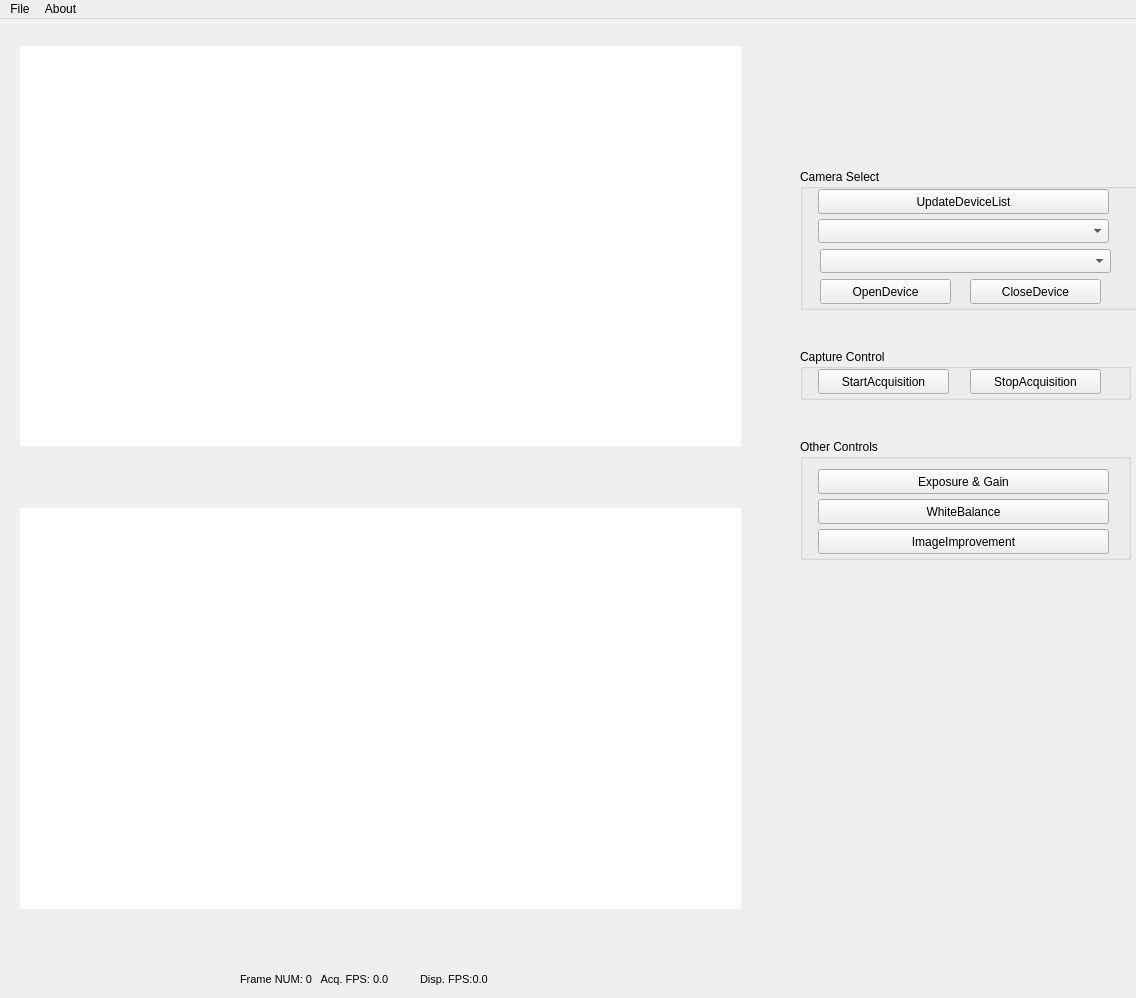
<?xml version="1.0" encoding="UTF-8"?>
<ui version="4.0">
 <class>CGxViewer</class>
 <widget class="QMainWindow" name="CGxViewer">
  <property name="windowModality">
   <enum>Qt::WindowModal</enum>
  </property>
  <property name="enabled">
   <bool>true</bool>
  </property>
  <property name="geometry">
   <rect>
    <x>0</x>
    <y>0</y>
    <width>1136</width>
    <height>998</height>
   </rect>
  </property>
  <property name="sizePolicy">
   <sizepolicy hsizetype="Fixed" vsizetype="Fixed">
    <horstretch>0</horstretch>
    <verstretch>0</verstretch>
   </sizepolicy>
  </property>
  <property name="maximumSize">
   <size>
    <width>1920</width>
    <height>1080</height>
   </size>
  </property>
  <property name="focusPolicy">
   <enum>Qt::NoFocus</enum>
  </property>
  <property name="windowTitle">
   <string>GxViewer</string>
  </property>
  <property name="toolTip">
   <string/>
  </property>
  <property name="animated">
   <bool>true</bool>
  </property>
  <widget class="QWidget" name="centralWidget">
   <widget class="QLabel" name="ImageLabel">
    <property name="geometry">
     <rect>
      <x>20</x>
      <y>27</y>
      <width>721</width>
      <height>400</height>
     </rect>
    </property>
    <property name="palette">
     <palette>
      <active>
       <colorrole role="WindowText">
        <brush brushstyle="SolidPattern">
         <color alpha="255">
          <red>0</red>
          <green>0</green>
          <blue>0</blue>
         </color>
        </brush>
       </colorrole>
       <colorrole role="Button">
        <brush brushstyle="SolidPattern">
         <color alpha="255">
          <red>255</red>
          <green>255</green>
          <blue>255</blue>
         </color>
        </brush>
       </colorrole>
       <colorrole role="Light">
        <brush brushstyle="SolidPattern">
         <color alpha="255">
          <red>255</red>
          <green>255</green>
          <blue>255</blue>
         </color>
        </brush>
       </colorrole>
       <colorrole role="Midlight">
        <brush brushstyle="SolidPattern">
         <color alpha="255">
          <red>255</red>
          <green>255</green>
          <blue>255</blue>
         </color>
        </brush>
       </colorrole>
       <colorrole role="Dark">
        <brush brushstyle="SolidPattern">
         <color alpha="255">
          <red>127</red>
          <green>127</green>
          <blue>127</blue>
         </color>
        </brush>
       </colorrole>
       <colorrole role="Mid">
        <brush brushstyle="SolidPattern">
         <color alpha="255">
          <red>170</red>
          <green>170</green>
          <blue>170</blue>
         </color>
        </brush>
       </colorrole>
       <colorrole role="Text">
        <brush brushstyle="SolidPattern">
         <color alpha="255">
          <red>0</red>
          <green>0</green>
          <blue>0</blue>
         </color>
        </brush>
       </colorrole>
       <colorrole role="BrightText">
        <brush brushstyle="SolidPattern">
         <color alpha="255">
          <red>255</red>
          <green>255</green>
          <blue>255</blue>
         </color>
        </brush>
       </colorrole>
       <colorrole role="ButtonText">
        <brush brushstyle="SolidPattern">
         <color alpha="255">
          <red>0</red>
          <green>0</green>
          <blue>0</blue>
         </color>
        </brush>
       </colorrole>
       <colorrole role="Base">
        <brush brushstyle="SolidPattern">
         <color alpha="255">
          <red>255</red>
          <green>255</green>
          <blue>255</blue>
         </color>
        </brush>
       </colorrole>
       <colorrole role="Window">
        <brush brushstyle="SolidPattern">
         <color alpha="255">
          <red>255</red>
          <green>255</green>
          <blue>255</blue>
         </color>
        </brush>
       </colorrole>
       <colorrole role="Shadow">
        <brush brushstyle="SolidPattern">
         <color alpha="255">
          <red>0</red>
          <green>0</green>
          <blue>0</blue>
         </color>
        </brush>
       </colorrole>
       <colorrole role="AlternateBase">
        <brush brushstyle="SolidPattern">
         <color alpha="255">
          <red>255</red>
          <green>255</green>
          <blue>255</blue>
         </color>
        </brush>
       </colorrole>
       <colorrole role="ToolTipBase">
        <brush brushstyle="SolidPattern">
         <color alpha="255">
          <red>255</red>
          <green>255</green>
          <blue>220</blue>
         </color>
        </brush>
       </colorrole>
       <colorrole role="ToolTipText">
        <brush brushstyle="SolidPattern">
         <color alpha="255">
          <red>0</red>
          <green>0</green>
          <blue>0</blue>
         </color>
        </brush>
       </colorrole>
      </active>
      <inactive>
       <colorrole role="WindowText">
        <brush brushstyle="SolidPattern">
         <color alpha="255">
          <red>0</red>
          <green>0</green>
          <blue>0</blue>
         </color>
        </brush>
       </colorrole>
       <colorrole role="Button">
        <brush brushstyle="SolidPattern">
         <color alpha="255">
          <red>255</red>
          <green>255</green>
          <blue>255</blue>
         </color>
        </brush>
       </colorrole>
       <colorrole role="Light">
        <brush brushstyle="SolidPattern">
         <color alpha="255">
          <red>255</red>
          <green>255</green>
          <blue>255</blue>
         </color>
        </brush>
       </colorrole>
       <colorrole role="Midlight">
        <brush brushstyle="SolidPattern">
         <color alpha="255">
          <red>255</red>
          <green>255</green>
          <blue>255</blue>
         </color>
        </brush>
       </colorrole>
       <colorrole role="Dark">
        <brush brushstyle="SolidPattern">
         <color alpha="255">
          <red>127</red>
          <green>127</green>
          <blue>127</blue>
         </color>
        </brush>
       </colorrole>
       <colorrole role="Mid">
        <brush brushstyle="SolidPattern">
         <color alpha="255">
          <red>170</red>
          <green>170</green>
          <blue>170</blue>
         </color>
        </brush>
       </colorrole>
       <colorrole role="Text">
        <brush brushstyle="SolidPattern">
         <color alpha="255">
          <red>0</red>
          <green>0</green>
          <blue>0</blue>
         </color>
        </brush>
       </colorrole>
       <colorrole role="BrightText">
        <brush brushstyle="SolidPattern">
         <color alpha="255">
          <red>255</red>
          <green>255</green>
          <blue>255</blue>
         </color>
        </brush>
       </colorrole>
       <colorrole role="ButtonText">
        <brush brushstyle="SolidPattern">
         <color alpha="255">
          <red>0</red>
          <green>0</green>
          <blue>0</blue>
         </color>
        </brush>
       </colorrole>
       <colorrole role="Base">
        <brush brushstyle="SolidPattern">
         <color alpha="255">
          <red>255</red>
          <green>255</green>
          <blue>255</blue>
         </color>
        </brush>
       </colorrole>
       <colorrole role="Window">
        <brush brushstyle="SolidPattern">
         <color alpha="255">
          <red>255</red>
          <green>255</green>
          <blue>255</blue>
         </color>
        </brush>
       </colorrole>
       <colorrole role="Shadow">
        <brush brushstyle="SolidPattern">
         <color alpha="255">
          <red>0</red>
          <green>0</green>
          <blue>0</blue>
         </color>
        </brush>
       </colorrole>
       <colorrole role="AlternateBase">
        <brush brushstyle="SolidPattern">
         <color alpha="255">
          <red>255</red>
          <green>255</green>
          <blue>255</blue>
         </color>
        </brush>
       </colorrole>
       <colorrole role="ToolTipBase">
        <brush brushstyle="SolidPattern">
         <color alpha="255">
          <red>255</red>
          <green>255</green>
          <blue>220</blue>
         </color>
        </brush>
       </colorrole>
       <colorrole role="ToolTipText">
        <brush brushstyle="SolidPattern">
         <color alpha="255">
          <red>0</red>
          <green>0</green>
          <blue>0</blue>
         </color>
        </brush>
       </colorrole>
      </inactive>
      <disabled>
       <colorrole role="WindowText">
        <brush brushstyle="SolidPattern">
         <color alpha="255">
          <red>127</red>
          <green>127</green>
          <blue>127</blue>
         </color>
        </brush>
       </colorrole>
       <colorrole role="Button">
        <brush brushstyle="SolidPattern">
         <color alpha="255">
          <red>255</red>
          <green>255</green>
          <blue>255</blue>
         </color>
        </brush>
       </colorrole>
       <colorrole role="Light">
        <brush brushstyle="SolidPattern">
         <color alpha="255">
          <red>255</red>
          <green>255</green>
          <blue>255</blue>
         </color>
        </brush>
       </colorrole>
       <colorrole role="Midlight">
        <brush brushstyle="SolidPattern">
         <color alpha="255">
          <red>255</red>
          <green>255</green>
          <blue>255</blue>
         </color>
        </brush>
       </colorrole>
       <colorrole role="Dark">
        <brush brushstyle="SolidPattern">
         <color alpha="255">
          <red>127</red>
          <green>127</green>
          <blue>127</blue>
         </color>
        </brush>
       </colorrole>
       <colorrole role="Mid">
        <brush brushstyle="SolidPattern">
         <color alpha="255">
          <red>170</red>
          <green>170</green>
          <blue>170</blue>
         </color>
        </brush>
       </colorrole>
       <colorrole role="Text">
        <brush brushstyle="SolidPattern">
         <color alpha="255">
          <red>127</red>
          <green>127</green>
          <blue>127</blue>
         </color>
        </brush>
       </colorrole>
       <colorrole role="BrightText">
        <brush brushstyle="SolidPattern">
         <color alpha="255">
          <red>255</red>
          <green>255</green>
          <blue>255</blue>
         </color>
        </brush>
       </colorrole>
       <colorrole role="ButtonText">
        <brush brushstyle="SolidPattern">
         <color alpha="255">
          <red>127</red>
          <green>127</green>
          <blue>127</blue>
         </color>
        </brush>
       </colorrole>
       <colorrole role="Base">
        <brush brushstyle="SolidPattern">
         <color alpha="255">
          <red>255</red>
          <green>255</green>
          <blue>255</blue>
         </color>
        </brush>
       </colorrole>
       <colorrole role="Window">
        <brush brushstyle="SolidPattern">
         <color alpha="255">
          <red>255</red>
          <green>255</green>
          <blue>255</blue>
         </color>
        </brush>
       </colorrole>
       <colorrole role="Shadow">
        <brush brushstyle="SolidPattern">
         <color alpha="255">
          <red>0</red>
          <green>0</green>
          <blue>0</blue>
         </color>
        </brush>
       </colorrole>
       <colorrole role="AlternateBase">
        <brush brushstyle="SolidPattern">
         <color alpha="255">
          <red>255</red>
          <green>255</green>
          <blue>255</blue>
         </color>
        </brush>
       </colorrole>
       <colorrole role="ToolTipBase">
        <brush brushstyle="SolidPattern">
         <color alpha="255">
          <red>255</red>
          <green>255</green>
          <blue>220</blue>
         </color>
        </brush>
       </colorrole>
       <colorrole role="ToolTipText">
        <brush brushstyle="SolidPattern">
         <color alpha="255">
          <red>0</red>
          <green>0</green>
          <blue>0</blue>
         </color>
        </brush>
       </colorrole>
      </disabled>
     </palette>
    </property>
    <property name="styleSheet">
     <string notr="true">background-color: rgb(255, 255, 255);</string>
    </property>
    <property name="text">
     <string/>
    </property>
   </widget>
   <widget class="QLabel" name="VendorName">
    <property name="geometry">
     <rect>
      <x>20</x>
      <y>8</y>
      <width>170</width>
      <height>16</height>
     </rect>
    </property>
    <property name="font">
     <font>
      <pointsize>8</pointsize>
     </font>
    </property>
    <property name="text">
     <string>&lt;No Device Opened&gt;</string>
    </property>
   </widget>
   <widget class="QLabel" name="AcqFrameRateLabel">
    <property name="geometry">
     <rect>
      <x>240</x>
      <y>950</y>
      <width>211</width>
      <height>20</height>
     </rect>
    </property>
    <property name="font">
     <font>
      <pointsize>8</pointsize>
     </font>
    </property>
    <property name="text">
     <string>Frame NUM: 0   Acq. FPS: 0.0      </string>
    </property>
   </widget>
   <widget class="QGroupBox" name="Camera_Select">
    <property name="geometry">
     <rect>
      <x>800</x>
      <y>150</y>
      <width>341</width>
      <height>141</height>
     </rect>
    </property>
    <property name="title">
     <string>Camera Select</string>
    </property>
    <widget class="QPushButton" name="UpdateDeviceList">
     <property name="geometry">
      <rect>
       <x>18</x>
       <y>20</y>
       <width>291</width>
       <height>25</height>
      </rect>
     </property>
     <property name="text">
      <string>UpdateDeviceList</string>
     </property>
    </widget>
    <widget class="QComboBox" name="DeviceList">
     <property name="geometry">
      <rect>
       <x>18</x>
       <y>50</y>
       <width>291</width>
       <height>24</height>
      </rect>
     </property>
     <property name="mouseTracking">
      <bool>false</bool>
     </property>
     <property name="currentText">
      <string/>
     </property>
    </widget>
    <widget class="QPushButton" name="OpenDevice">
     <property name="geometry">
      <rect>
       <x>20</x>
       <y>110</y>
       <width>131</width>
       <height>25</height>
      </rect>
     </property>
     <property name="text">
      <string>OpenDevice</string>
     </property>
    </widget>
    <widget class="QPushButton" name="CloseDevice">
     <property name="geometry">
      <rect>
       <x>170</x>
       <y>110</y>
       <width>131</width>
       <height>25</height>
      </rect>
     </property>
     <property name="text">
      <string>CloseDevice</string>
     </property>
    </widget>
    <widget class="QComboBox" name="DeviceList_2">
     <property name="geometry">
      <rect>
       <x>20</x>
       <y>80</y>
       <width>291</width>
       <height>24</height>
      </rect>
     </property>
    </widget>
   </widget>
   <widget class="QGroupBox" name="Capture_Control">
    <property name="enabled">
     <bool>true</bool>
    </property>
    <property name="geometry">
     <rect>
      <x>800</x>
      <y>330</y>
      <width>331</width>
      <height>51</height>
     </rect>
    </property>
    <property name="title">
     <string>Capture Control</string>
    </property>
    <widget class="QPushButton" name="StartAcquisition">
     <property name="geometry">
      <rect>
       <x>18</x>
       <y>20</y>
       <width>131</width>
       <height>25</height>
      </rect>
     </property>
     <property name="text">
      <string>StartAcquisition</string>
     </property>
    </widget>
    <widget class="QPushButton" name="StopAcquisition">
     <property name="geometry">
      <rect>
       <x>170</x>
       <y>20</y>
       <width>131</width>
       <height>25</height>
      </rect>
     </property>
     <property name="text">
      <string>StopAcquisition</string>
     </property>
    </widget>
   </widget>
   <widget class="QGroupBox" name="Other_Control">
    <property name="geometry">
     <rect>
      <x>800</x>
      <y>420</y>
      <width>331</width>
      <height>121</height>
     </rect>
    </property>
    <property name="title">
     <string>Other Controls</string>
    </property>
    <widget class="QPushButton" name="ExposureGain">
     <property name="enabled">
      <bool>true</bool>
     </property>
     <property name="geometry">
      <rect>
       <x>18</x>
       <y>30</y>
       <width>291</width>
       <height>25</height>
      </rect>
     </property>
     <property name="text">
      <string>Exposure &amp;&amp; Gain</string>
     </property>
    </widget>
    <widget class="QPushButton" name="WhiteBalance">
     <property name="enabled">
      <bool>true</bool>
     </property>
     <property name="geometry">
      <rect>
       <x>18</x>
       <y>60</y>
       <width>291</width>
       <height>25</height>
      </rect>
     </property>
     <property name="text">
      <string>WhiteBalance</string>
     </property>
    </widget>
    <widget class="QPushButton" name="ImageImprovement">
     <property name="geometry">
      <rect>
       <x>18</x>
       <y>90</y>
       <width>291</width>
       <height>25</height>
      </rect>
     </property>
     <property name="text">
      <string>ImageImprovement</string>
     </property>
    </widget>
   </widget>
   <widget class="QLabel" name="ShowFrameRateLabel">
    <property name="geometry">
     <rect>
      <x>420</x>
      <y>950</y>
      <width>101</width>
      <height>20</height>
     </rect>
    </property>
    <property name="font">
     <font>
      <pointsize>8</pointsize>
     </font>
    </property>
    <property name="text">
     <string>Disp. FPS:0.0   </string>
    </property>
   </widget>
   <widget class="QLabel" name="ModelName">
    <property name="geometry">
     <rect>
      <x>200</x>
      <y>8</y>
      <width>160</width>
      <height>16</height>
     </rect>
    </property>
    <property name="font">
     <font>
      <pointsize>8</pointsize>
     </font>
    </property>
    <property name="text">
     <string/>
    </property>
   </widget>
   <widget class="QLabel" name="SerialNumber">
    <property name="geometry">
     <rect>
      <x>370</x>
      <y>8</y>
      <width>120</width>
      <height>16</height>
     </rect>
    </property>
    <property name="maximumSize">
     <size>
      <width>500</width>
      <height>16</height>
     </size>
    </property>
    <property name="font">
     <font>
      <pointsize>8</pointsize>
     </font>
    </property>
    <property name="text">
     <string/>
    </property>
   </widget>
   <widget class="QLabel" name="ImageLabel_2">
    <property name="geometry">
     <rect>
      <x>20</x>
      <y>489</y>
      <width>721</width>
      <height>401</height>
     </rect>
    </property>
    <property name="palette">
     <palette>
      <active>
       <colorrole role="WindowText">
        <brush brushstyle="SolidPattern">
         <color alpha="255">
          <red>0</red>
          <green>0</green>
          <blue>0</blue>
         </color>
        </brush>
       </colorrole>
       <colorrole role="Button">
        <brush brushstyle="SolidPattern">
         <color alpha="255">
          <red>255</red>
          <green>255</green>
          <blue>255</blue>
         </color>
        </brush>
       </colorrole>
       <colorrole role="Light">
        <brush brushstyle="SolidPattern">
         <color alpha="255">
          <red>255</red>
          <green>255</green>
          <blue>255</blue>
         </color>
        </brush>
       </colorrole>
       <colorrole role="Midlight">
        <brush brushstyle="SolidPattern">
         <color alpha="255">
          <red>255</red>
          <green>255</green>
          <blue>255</blue>
         </color>
        </brush>
       </colorrole>
       <colorrole role="Dark">
        <brush brushstyle="SolidPattern">
         <color alpha="255">
          <red>127</red>
          <green>127</green>
          <blue>127</blue>
         </color>
        </brush>
       </colorrole>
       <colorrole role="Mid">
        <brush brushstyle="SolidPattern">
         <color alpha="255">
          <red>170</red>
          <green>170</green>
          <blue>170</blue>
         </color>
        </brush>
       </colorrole>
       <colorrole role="Text">
        <brush brushstyle="SolidPattern">
         <color alpha="255">
          <red>0</red>
          <green>0</green>
          <blue>0</blue>
         </color>
        </brush>
       </colorrole>
       <colorrole role="BrightText">
        <brush brushstyle="SolidPattern">
         <color alpha="255">
          <red>255</red>
          <green>255</green>
          <blue>255</blue>
         </color>
        </brush>
       </colorrole>
       <colorrole role="ButtonText">
        <brush brushstyle="SolidPattern">
         <color alpha="255">
          <red>0</red>
          <green>0</green>
          <blue>0</blue>
         </color>
        </brush>
       </colorrole>
       <colorrole role="Base">
        <brush brushstyle="SolidPattern">
         <color alpha="255">
          <red>255</red>
          <green>255</green>
          <blue>255</blue>
         </color>
        </brush>
       </colorrole>
       <colorrole role="Window">
        <brush brushstyle="SolidPattern">
         <color alpha="255">
          <red>255</red>
          <green>255</green>
          <blue>255</blue>
         </color>
        </brush>
       </colorrole>
       <colorrole role="Shadow">
        <brush brushstyle="SolidPattern">
         <color alpha="255">
          <red>0</red>
          <green>0</green>
          <blue>0</blue>
         </color>
        </brush>
       </colorrole>
       <colorrole role="AlternateBase">
        <brush brushstyle="SolidPattern">
         <color alpha="255">
          <red>255</red>
          <green>255</green>
          <blue>255</blue>
         </color>
        </brush>
       </colorrole>
       <colorrole role="ToolTipBase">
        <brush brushstyle="SolidPattern">
         <color alpha="255">
          <red>255</red>
          <green>255</green>
          <blue>220</blue>
         </color>
        </brush>
       </colorrole>
       <colorrole role="ToolTipText">
        <brush brushstyle="SolidPattern">
         <color alpha="255">
          <red>0</red>
          <green>0</green>
          <blue>0</blue>
         </color>
        </brush>
       </colorrole>
      </active>
      <inactive>
       <colorrole role="WindowText">
        <brush brushstyle="SolidPattern">
         <color alpha="255">
          <red>0</red>
          <green>0</green>
          <blue>0</blue>
         </color>
        </brush>
       </colorrole>
       <colorrole role="Button">
        <brush brushstyle="SolidPattern">
         <color alpha="255">
          <red>255</red>
          <green>255</green>
          <blue>255</blue>
         </color>
        </brush>
       </colorrole>
       <colorrole role="Light">
        <brush brushstyle="SolidPattern">
         <color alpha="255">
          <red>255</red>
          <green>255</green>
          <blue>255</blue>
         </color>
        </brush>
       </colorrole>
       <colorrole role="Midlight">
        <brush brushstyle="SolidPattern">
         <color alpha="255">
          <red>255</red>
          <green>255</green>
          <blue>255</blue>
         </color>
        </brush>
       </colorrole>
       <colorrole role="Dark">
        <brush brushstyle="SolidPattern">
         <color alpha="255">
          <red>127</red>
          <green>127</green>
          <blue>127</blue>
         </color>
        </brush>
       </colorrole>
       <colorrole role="Mid">
        <brush brushstyle="SolidPattern">
         <color alpha="255">
          <red>170</red>
          <green>170</green>
          <blue>170</blue>
         </color>
        </brush>
       </colorrole>
       <colorrole role="Text">
        <brush brushstyle="SolidPattern">
         <color alpha="255">
          <red>0</red>
          <green>0</green>
          <blue>0</blue>
         </color>
        </brush>
       </colorrole>
       <colorrole role="BrightText">
        <brush brushstyle="SolidPattern">
         <color alpha="255">
          <red>255</red>
          <green>255</green>
          <blue>255</blue>
         </color>
        </brush>
       </colorrole>
       <colorrole role="ButtonText">
        <brush brushstyle="SolidPattern">
         <color alpha="255">
          <red>0</red>
          <green>0</green>
          <blue>0</blue>
         </color>
        </brush>
       </colorrole>
       <colorrole role="Base">
        <brush brushstyle="SolidPattern">
         <color alpha="255">
          <red>255</red>
          <green>255</green>
          <blue>255</blue>
         </color>
        </brush>
       </colorrole>
       <colorrole role="Window">
        <brush brushstyle="SolidPattern">
         <color alpha="255">
          <red>255</red>
          <green>255</green>
          <blue>255</blue>
         </color>
        </brush>
       </colorrole>
       <colorrole role="Shadow">
        <brush brushstyle="SolidPattern">
         <color alpha="255">
          <red>0</red>
          <green>0</green>
          <blue>0</blue>
         </color>
        </brush>
       </colorrole>
       <colorrole role="AlternateBase">
        <brush brushstyle="SolidPattern">
         <color alpha="255">
          <red>255</red>
          <green>255</green>
          <blue>255</blue>
         </color>
        </brush>
       </colorrole>
       <colorrole role="ToolTipBase">
        <brush brushstyle="SolidPattern">
         <color alpha="255">
          <red>255</red>
          <green>255</green>
          <blue>220</blue>
         </color>
        </brush>
       </colorrole>
       <colorrole role="ToolTipText">
        <brush brushstyle="SolidPattern">
         <color alpha="255">
          <red>0</red>
          <green>0</green>
          <blue>0</blue>
         </color>
        </brush>
       </colorrole>
      </inactive>
      <disabled>
       <colorrole role="WindowText">
        <brush brushstyle="SolidPattern">
         <color alpha="255">
          <red>127</red>
          <green>127</green>
          <blue>127</blue>
         </color>
        </brush>
       </colorrole>
       <colorrole role="Button">
        <brush brushstyle="SolidPattern">
         <color alpha="255">
          <red>255</red>
          <green>255</green>
          <blue>255</blue>
         </color>
        </brush>
       </colorrole>
       <colorrole role="Light">
        <brush brushstyle="SolidPattern">
         <color alpha="255">
          <red>255</red>
          <green>255</green>
          <blue>255</blue>
         </color>
        </brush>
       </colorrole>
       <colorrole role="Midlight">
        <brush brushstyle="SolidPattern">
         <color alpha="255">
          <red>255</red>
          <green>255</green>
          <blue>255</blue>
         </color>
        </brush>
       </colorrole>
       <colorrole role="Dark">
        <brush brushstyle="SolidPattern">
         <color alpha="255">
          <red>127</red>
          <green>127</green>
          <blue>127</blue>
         </color>
        </brush>
       </colorrole>
       <colorrole role="Mid">
        <brush brushstyle="SolidPattern">
         <color alpha="255">
          <red>170</red>
          <green>170</green>
          <blue>170</blue>
         </color>
        </brush>
       </colorrole>
       <colorrole role="Text">
        <brush brushstyle="SolidPattern">
         <color alpha="255">
          <red>127</red>
          <green>127</green>
          <blue>127</blue>
         </color>
        </brush>
       </colorrole>
       <colorrole role="BrightText">
        <brush brushstyle="SolidPattern">
         <color alpha="255">
          <red>255</red>
          <green>255</green>
          <blue>255</blue>
         </color>
        </brush>
       </colorrole>
       <colorrole role="ButtonText">
        <brush brushstyle="SolidPattern">
         <color alpha="255">
          <red>127</red>
          <green>127</green>
          <blue>127</blue>
         </color>
        </brush>
       </colorrole>
       <colorrole role="Base">
        <brush brushstyle="SolidPattern">
         <color alpha="255">
          <red>255</red>
          <green>255</green>
          <blue>255</blue>
         </color>
        </brush>
       </colorrole>
       <colorrole role="Window">
        <brush brushstyle="SolidPattern">
         <color alpha="255">
          <red>255</red>
          <green>255</green>
          <blue>255</blue>
         </color>
        </brush>
       </colorrole>
       <colorrole role="Shadow">
        <brush brushstyle="SolidPattern">
         <color alpha="255">
          <red>0</red>
          <green>0</green>
          <blue>0</blue>
         </color>
        </brush>
       </colorrole>
       <colorrole role="AlternateBase">
        <brush brushstyle="SolidPattern">
         <color alpha="255">
          <red>255</red>
          <green>255</green>
          <blue>255</blue>
         </color>
        </brush>
       </colorrole>
       <colorrole role="ToolTipBase">
        <brush brushstyle="SolidPattern">
         <color alpha="255">
          <red>255</red>
          <green>255</green>
          <blue>220</blue>
         </color>
        </brush>
       </colorrole>
       <colorrole role="ToolTipText">
        <brush brushstyle="SolidPattern">
         <color alpha="255">
          <red>0</red>
          <green>0</green>
          <blue>0</blue>
         </color>
        </brush>
       </colorrole>
      </disabled>
     </palette>
    </property>
    <property name="styleSheet">
     <string notr="true">background-color: rgb(255, 255, 255);</string>
    </property>
    <property name="text">
     <string/>
    </property>
   </widget>
   <widget class="QLabel" name="VendorName_2">
    <property name="geometry">
     <rect>
      <x>20</x>
      <y>470</y>
      <width>171</width>
      <height>16</height>
     </rect>
    </property>
    <property name="font">
     <font>
      <pointsize>8</pointsize>
     </font>
    </property>
    <property name="text">
     <string>&lt;No Device Opened&gt;</string>
    </property>
   </widget>
   <widget class="QLabel" name="ModelName_2">
    <property name="geometry">
     <rect>
      <x>200</x>
      <y>470</y>
      <width>161</width>
      <height>16</height>
     </rect>
    </property>
    <property name="font">
     <font>
      <pointsize>8</pointsize>
     </font>
    </property>
    <property name="text">
     <string/>
    </property>
   </widget>
   <widget class="QLabel" name="SerialNumber_2">
    <property name="geometry">
     <rect>
      <x>370</x>
      <y>470</y>
      <width>120</width>
      <height>16</height>
     </rect>
    </property>
    <property name="maximumSize">
     <size>
      <width>500</width>
      <height>16</height>
     </size>
    </property>
    <property name="font">
     <font>
      <pointsize>8</pointsize>
     </font>
    </property>
    <property name="text">
     <string/>
    </property>
   </widget>
   <widget class="QLabel" name="DeviceVersion_2">
    <property name="geometry">
     <rect>
      <x>490</x>
      <y>470</y>
      <width>180</width>
      <height>16</height>
     </rect>
    </property>
    <property name="font">
     <font>
      <pointsize>8</pointsize>
     </font>
    </property>
    <property name="text">
     <string/>
    </property>
   </widget>
   <widget class="QLabel" name="DeviceVersion">
    <property name="geometry">
     <rect>
      <x>500</x>
      <y>10</y>
      <width>180</width>
      <height>16</height>
     </rect>
    </property>
    <property name="font">
     <font>
      <pointsize>8</pointsize>
     </font>
    </property>
    <property name="text">
     <string/>
    </property>
   </widget>
   <zorder>Capture_Control</zorder>
   <zorder>ImageLabel</zorder>
   <zorder>VendorName</zorder>
   <zorder>AcqFrameRateLabel</zorder>
   <zorder>Camera_Select</zorder>
   <zorder>Other_Control</zorder>
   <zorder>ShowFrameRateLabel</zorder>
   <zorder>ModelName</zorder>
   <zorder>SerialNumber</zorder>
   <zorder>ImageLabel_2</zorder>
   <zorder>VendorName_2</zorder>
   <zorder>ModelName_2</zorder>
   <zorder>SerialNumber_2</zorder>
   <zorder>DeviceVersion_2</zorder>
   <zorder>DeviceVersion</zorder>
  </widget>
  <widget class="QMenuBar" name="GxViewerMenu">
   <property name="geometry">
    <rect>
     <x>0</x>
     <y>0</y>
     <width>1136</width>
     <height>25</height>
    </rect>
   </property>
   <widget class="QMenu" name="menuSaveImage">
    <property name="title">
     <string>File</string>
    </property>
    <addaction name="actionSaveImage"/>
   </widget>
   <widget class="QMenu" name="menuHelp">
    <property name="title">
     <string>About</string>
    </property>
    <addaction name="actionAbout"/>
   </widget>
   <addaction name="menuSaveImage"/>
   <addaction name="menuHelp"/>
  </widget>
  <action name="actionSaveImage">
   <property name="text">
    <string>SaveImage</string>
   </property>
  </action>
  <action name="actionAbout">
   <property name="text">
    <string>About</string>
   </property>
  </action>
 </widget>
 <layoutdefault spacing="6" margin="11"/>
 <tabstops>
  <tabstop>UpdateDeviceList</tabstop>
  <tabstop>DeviceList</tabstop>
  <tabstop>OpenDevice</tabstop>
  <tabstop>CloseDevice</tabstop>
  <tabstop>StartAcquisition</tabstop>
  <tabstop>StopAcquisition</tabstop>
  <tabstop>ExposureGain</tabstop>
  <tabstop>WhiteBalance</tabstop>
  <tabstop>ImageImprovement</tabstop>
 </tabstops>
 <resources/>
 <connections/>
</ui>
